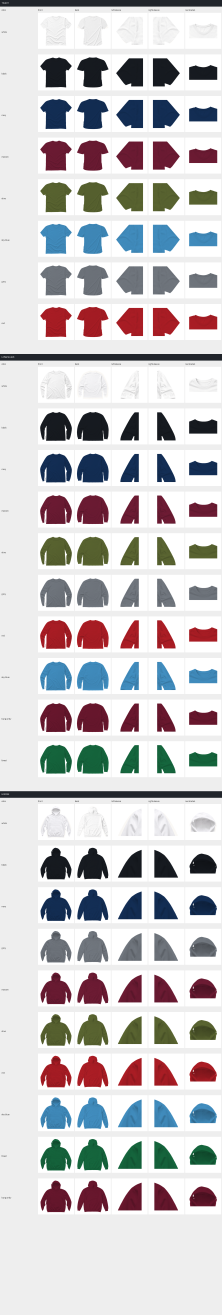
#> input picture docs/full-apparel-v5-inspection.png, 1110 x 6574 px, given in place of front.png, which was not available (shown at 1/5 size)
$ python make_apparel_v5_contact.py
#> lines starting #> are read from the running program, lines starting #| are printed output that depends on the picture; pictures that were not available may be replaced by others from this repository, and a replacement may not be noted
from pathlib import Path
from PIL import Image, ImageDraw
root=Path('/home/ubuntu/trynext-lifestyle/artifacts/trynex-storefront/public/mockups/smart-v4')
out=Path('/home/ubuntu/trynext-lifestyle/docs/apparel-v5-contact-sheet.png')
items=[('tshirt','white','front'),('tshirt','navy','back'),('tshirt','white','left-sleeve'),('tshirt','white','neck-label'),('longsleeve','white','front'),('longsleeve','forest','back'),('longsleeve','white','left-sleeve'),('longsleeve','white','neck-label'),('hoodie','white','front'),('hoodie','burgundy','back'),('hoodie','white','left-sleeve'),('hoodie','white','neck-label')]
cellw,cellh=420,470
sheet=Image.new('RGB',(cellw*4,cellh*3),'white')
#> sheet: PIL image 1680x1410 RGB; every value is 255
for i,(fam,color,view) in enumerate(items):
    im=Image.open(root/fam/color/f'{view}.png').convert('RGBA')
    bg=Image.new('RGB',(cellw,cellh),'white')
#> bg: PIL image 420x470 RGB; every value is 255
    im.thumbnail((390,390),Image.Resampling.LANCZOS)
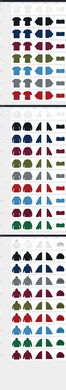
#> im: PIL image 66x390 RGBA; mean R, G, B, A 204.1, 201.5, 203.5, 255
    bg.paste(im,((cellw-im.width)//2,10),im)
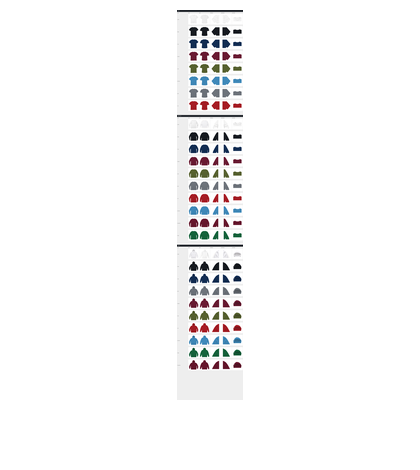
#> bg: PIL image 420x470 RGB; mean R, G, B 248.4, 248, 248.3
    ImageDraw.Draw(bg).text((12,425),f'{fam} {color} {view}',fill='black')
    sheet.paste(bg,((i%4)*cellw,(i//4)*cellh))
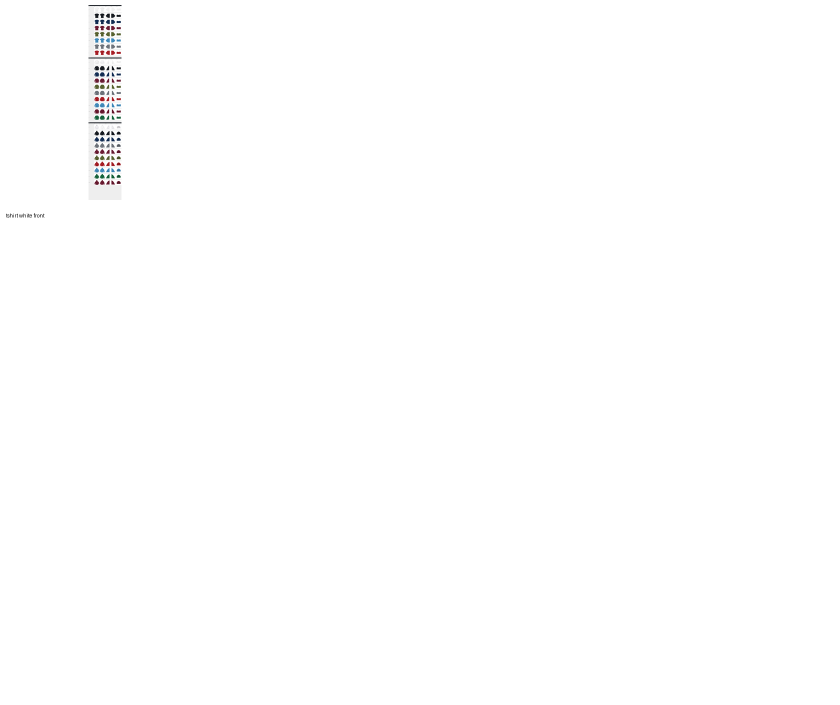
#> sheet: PIL image 1680x1410 RGB (shown at 1/2 size); mean R, G, B 254.4, 254.4, 254.4
#> pass 2 of the loop `for i,(fam,color,view) in enumerate(items):`:
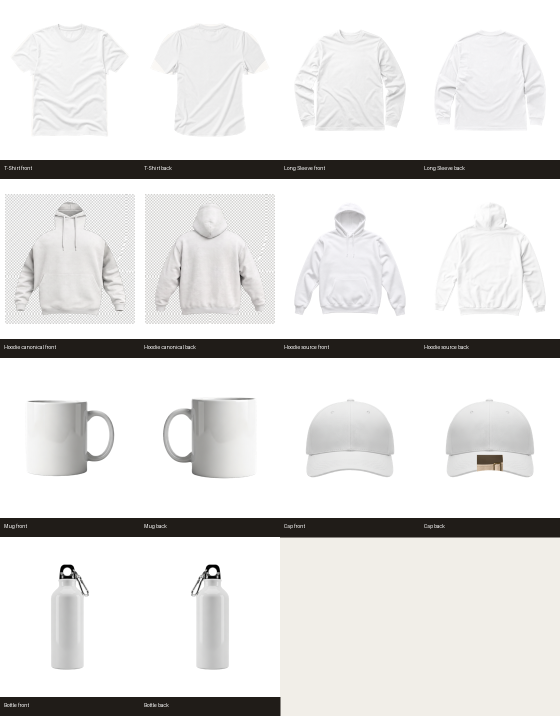
#> input picture docs/mockup-contact-sheet.png, 1120 x 1432 px, given in place of back.png, which was not available (shown at 1/2 size)
#> `bg.paste(im,((cellw-im.width)//2,10),im)`:
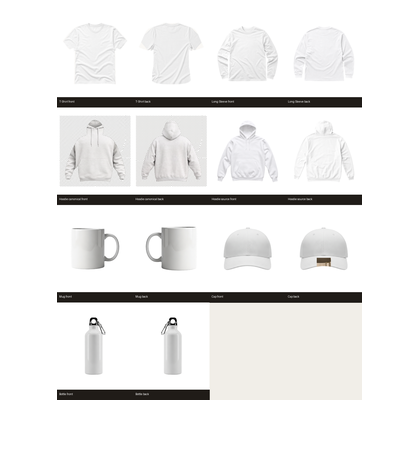
#> bg: PIL image 420x470 RGB; mean R, G, B 236.4, 235.9, 235.2
#> `sheet.paste(bg,((i%4)*cellw,(i//4)*cellh))`:
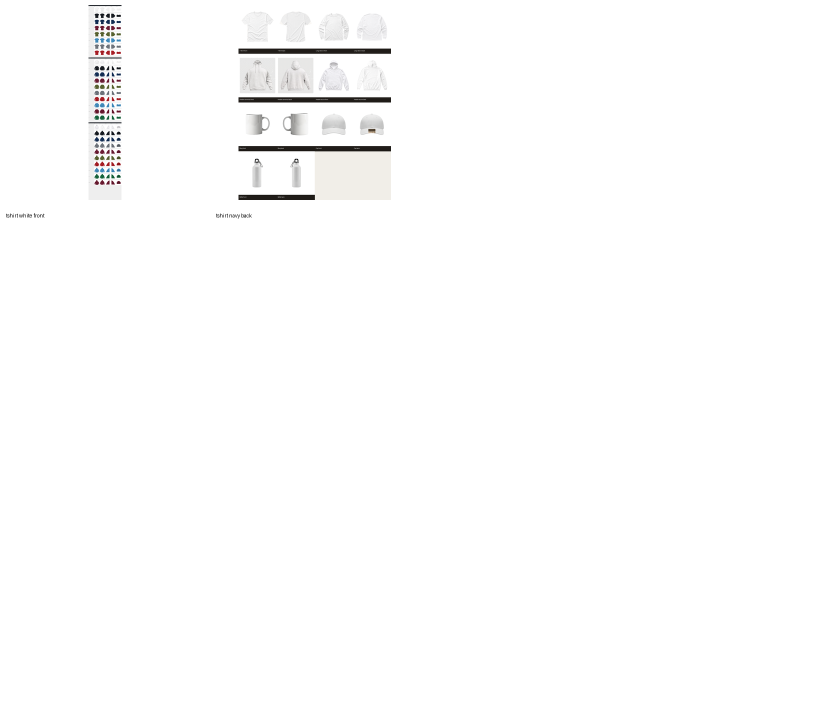
#> sheet: PIL image 1680x1410 RGB (shown at 1/2 size); mean R, G, B 252.9, 252.8, 252.8
#> (the run stopped early here; a loop or call above may not have finished)
